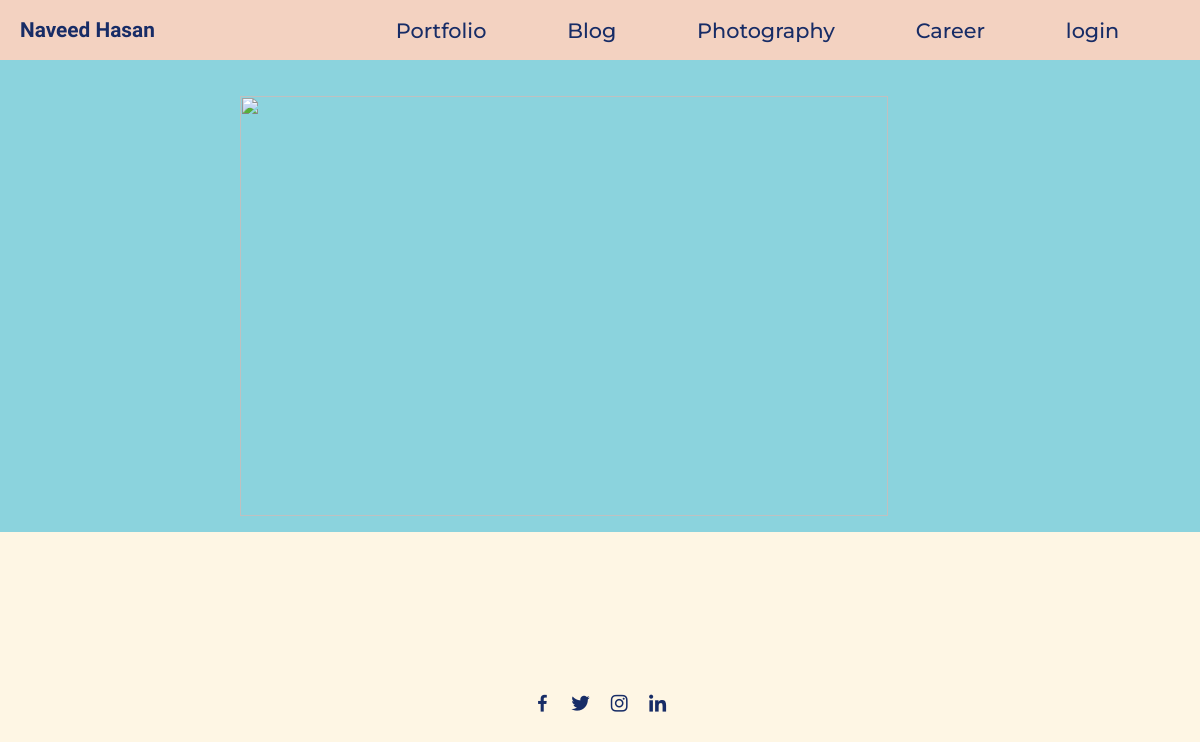
The app's page /post/27, older data.
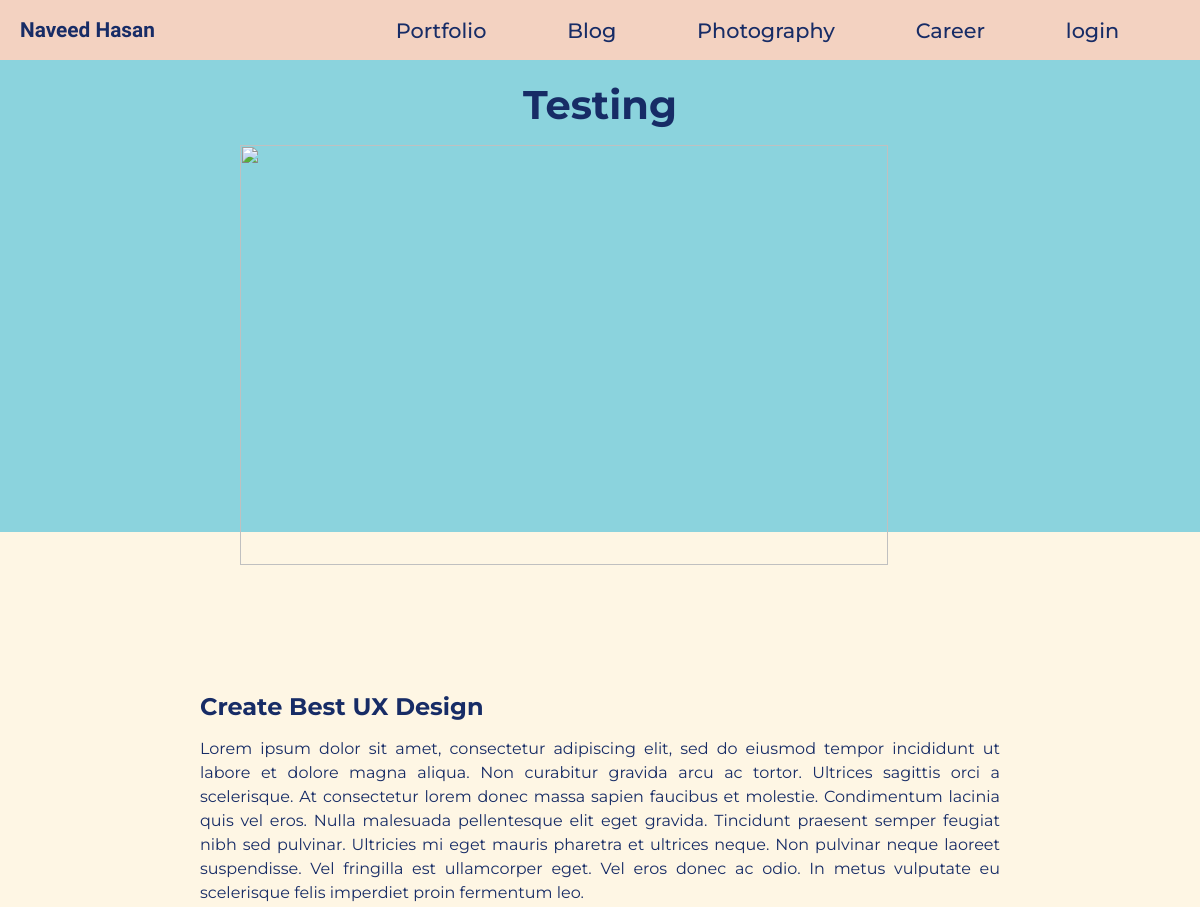
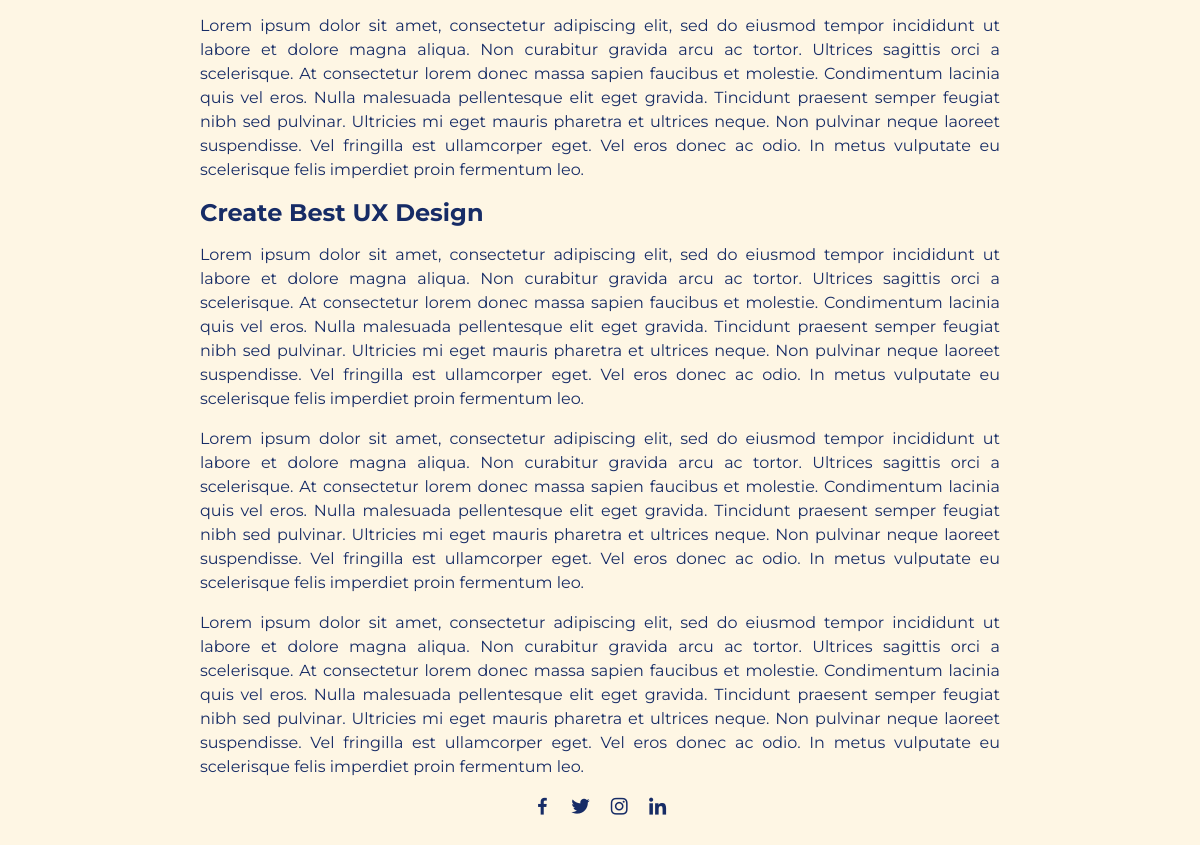
The same page, newer data (2 pictures, top to bottom).
### models/blogs.py (models this page shows, shortened)
class Blogs(db.Model):
    id = db.Column(db.Integer, primary_key=True)
    title = db.Column(db.String)
    description = db.Column(db.String)
    date = db.Column(db.String(100))
    category = db.Column(db.String(100))
    author = db.Column(db.String(100))
    cover_path = db.Column(db.String(1000))

### resources/blogs.py (the view)
class Post(Resource):
    def get(self, post_id):
        post = Blogs.query.filter_by(id=post_id).first()
        return make_response(render_template('post_page.html', post=post))

### templates/post_page.html (shortened to what this page needs)
{% extends "base.html" %}
    {% block style %}
    <link rel="stylesheet" type="text/css" href="{{ url_for('static', filename='styles/post_page.css') }}">
    {% endblock %}
    {% block content %}
    <section class="post-header">
        <div class="header-content post-container">
            <h1 class="header-title">{{post.title}}</h1>
            <img src="{{ url_for('home') }}{{ post.cover_path }}" alt="" class="header-img">
        </div>
    </section>
    <section class="post-content post-container">
        <p class="post-text"> {{ post.description |safe }} </p>
    </section>
    <div class="share post-container">
            <div class="social">
                <a href="#"><i class='bx bxl-facebook'></i></a>
                <a href="#"><i class='bx bxl-twitter'></i></a>
                <a href="#"><i class='bx bxl-instagram'></i></a>
                <a href="#"><i class='bx bxl-linkedin' ></i></a>
            </div>
    </div>
    {% endblock %}

Row changes from the older to the newer data that the page shows:
added Blogs: title "Testing", description "Create Best UX Design Lorem ipsum dolor sit amet, consectetur adipiscing elit, sed do eiusmod tempor incididunt ut labore et dolore magna aliqua. Non curabitur gravida arcu ac tortor. Ultrices sagittis orci a scelerisque. At consectetur lorem donec massa sapien faucibus et molestie. Condimentum lacinia quis vel eros. Nulla malesuada pellentesque elit eget gravida. Tincidunt praesent semper feugiat nibh sed pulvinar. Ultricies mi eget mauris pharetra et ultrices neque. Non pulvinar neque laoreet suspendisse. Vel fringilla est ullamcorper eget. Vel eros donec ac odio. In metus vulputate eu scelerisque felis imperdiet proin fermentum leo. Lorem ipsum dolor sit amet, consectetur adipiscing…"
